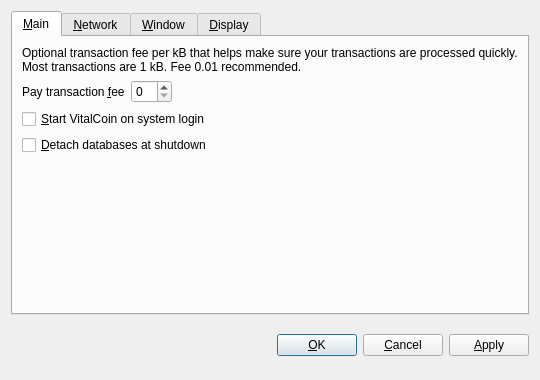
<?xml version="1.0" encoding="UTF-8"?>
<ui version="4.0">
 <class>OptionsDialog</class>
 <widget class="QDialog" name="OptionsDialog">
  <property name="geometry">
   <rect>
    <x>0</x>
    <y>0</y>
    <width>540</width>
    <height>380</height>
   </rect>
  </property>
  <property name="windowTitle">
   <string>Options</string>
  </property>
  <property name="modal">
   <bool>true</bool>
  </property>
  <layout class="QVBoxLayout" name="verticalLayout">
   <item>
    <widget class="QTabWidget" name="tabWidget">
     <property name="tabPosition">
      <enum>QTabWidget::North</enum>
     </property>
     <property name="currentIndex">
      <number>0</number>
     </property>
     <widget class="QWidget" name="tabMain">
      <attribute name="title">
       <string>&amp;Main</string>
      </attribute>
      <layout class="QVBoxLayout" name="verticalLayout_Main">
       <item>
        <widget class="QLabel" name="transactionFeeInfoLabel">
         <property name="text">
          <string>Optional transaction fee per kB that helps make sure your transactions are processed quickly. Most transactions are 1 kB. Fee 0.01 recommended.</string>
         </property>
         <property name="textFormat">
          <enum>Qt::PlainText</enum>
         </property>
         <property name="wordWrap">
          <bool>true</bool>
         </property>
        </widget>
       </item>
       <item>
        <layout class="QHBoxLayout" name="horizontalLayout_Main">
         <item>
          <widget class="QLabel" name="transactionFeeLabel">
           <property name="text">
            <string>Pay transaction &amp;fee</string>
           </property>
           <property name="textFormat">
            <enum>Qt::PlainText</enum>
           </property>
           <property name="buddy">
            <cstring>transactionFee</cstring>
           </property>
          </widget>
         </item>
         <item>
          <widget class="BitcoinAmountField" name="transactionFee"/>
         </item>
         <item>
          <spacer name="horizontalSpacer_Main">
           <property name="orientation">
            <enum>Qt::Horizontal</enum>
           </property>
           <property name="sizeHint" stdset="0">
            <size>
             <width>40</width>
             <height>20</height>
            </size>
           </property>
          </spacer>
         </item>
        </layout>
       </item>
       <item>
        <widget class="QCheckBox" name="bitcoinAtStartup">
         <property name="toolTip">
          <string>Automatically start VitalCoin after logging in to the system.</string>
         </property>
         <property name="text">
          <string>&amp;Start VitalCoin on system login</string>
         </property>
        </widget>
       </item>
       <item>
        <widget class="QCheckBox" name="detachDatabases">
         <property name="toolTip">
          <string>Detach block and address databases at shutdown. This means they can be moved to another data directory, but it slows down shutdown. The wallet is always detached.</string>
         </property>
         <property name="text">
          <string>&amp;Detach databases at shutdown</string>
         </property>
        </widget>
       </item>
       <item>
        <spacer name="verticalSpacer_Main">
         <property name="orientation">
          <enum>Qt::Vertical</enum>
         </property>
         <property name="sizeHint" stdset="0">
          <size>
           <width>20</width>
           <height>40</height>
          </size>
         </property>
        </spacer>
       </item>
      </layout>
     </widget>
     <widget class="QWidget" name="tabNetwork">
      <attribute name="title">
       <string>&amp;Network</string>
      </attribute>
      <layout class="QVBoxLayout" name="verticalLayout_Network">
       <item>
        <widget class="QCheckBox" name="mapPortUpnp">
         <property name="toolTip">
          <string>Automatically open the VitalCoin client port on the router. This only works when your router supports UPnP and it is enabled.</string>
         </property>
         <property name="text">
          <string>Map port using &amp;UPnP</string>
         </property>
        </widget>
       </item>
       <item>
        <widget class="QCheckBox" name="connectSocks">
         <property name="toolTip">
          <string>Connect to the VitalCoin network through a SOCKS proxy (e.g. when connecting through Tor).</string>
         </property>
         <property name="text">
          <string>&amp;Connect through SOCKS proxy:</string>
         </property>
        </widget>
       </item>
       <item>
        <layout class="QHBoxLayout" name="horizontalLayout_Network">
         <item>
          <widget class="QLabel" name="proxyIpLabel">
           <property name="text">
            <string>Proxy &amp;IP:</string>
           </property>
           <property name="textFormat">
            <enum>Qt::PlainText</enum>
           </property>
           <property name="buddy">
            <cstring>proxyIp</cstring>
           </property>
          </widget>
         </item>
         <item>
          <widget class="QValidatedLineEdit" name="proxyIp">
           <property name="maximumSize">
            <size>
             <width>140</width>
             <height>16777215</height>
            </size>
           </property>
           <property name="toolTip">
            <string>IP address of the proxy (e.g. 127.0.0.1)</string>
           </property>
          </widget>
         </item>
         <item>
          <widget class="QLabel" name="proxyPortLabel">
           <property name="text">
            <string>&amp;Port:</string>
           </property>
           <property name="textFormat">
            <enum>Qt::PlainText</enum>
           </property>
           <property name="buddy">
            <cstring>proxyPort</cstring>
           </property>
          </widget>
         </item>
         <item>
          <widget class="QLineEdit" name="proxyPort">
           <property name="maximumSize">
            <size>
             <width>55</width>
             <height>16777215</height>
            </size>
           </property>
           <property name="toolTip">
            <string>Port of the proxy (e.g. 9050)</string>
           </property>
          </widget>
         </item>
         <item>
          <widget class="QLabel" name="socksVersionLabel">
           <property name="text">
            <string>SOCKS &amp;Version:</string>
           </property>
           <property name="textFormat">
            <enum>Qt::PlainText</enum>
           </property>
           <property name="buddy">
            <cstring>socksVersion</cstring>
           </property>
          </widget>
         </item>
         <item>
          <widget class="QValueComboBox" name="socksVersion">
           <property name="toolTip">
            <string>SOCKS version of the proxy (e.g. 5)</string>
           </property>
          </widget>
         </item>
         <item>
          <spacer name="horizontalSpacer_Network">
           <property name="orientation">
            <enum>Qt::Horizontal</enum>
           </property>
           <property name="sizeHint" stdset="0">
            <size>
             <width>40</width>
             <height>20</height>
            </size>
           </property>
          </spacer>
         </item>
        </layout>
       </item>
       <item>
        <spacer name="verticalSpacer_Network">
         <property name="orientation">
          <enum>Qt::Vertical</enum>
         </property>
         <property name="sizeHint" stdset="0">
          <size>
           <width>20</width>
           <height>40</height>
          </size>
         </property>
        </spacer>
       </item>
      </layout>
     </widget>
     <widget class="QWidget" name="tabWindow">
      <attribute name="title">
       <string>&amp;Window</string>
      </attribute>
      <layout class="QVBoxLayout" name="verticalLayout_Window">
       <item>
        <widget class="QCheckBox" name="minimizeToTray">
         <property name="toolTip">
          <string>Show only a tray icon after minimizing the window.</string>
         </property>
         <property name="text">
          <string>&amp;Minimize to the tray instead of the taskbar</string>
         </property>
        </widget>
       </item>
       <item>
        <widget class="QCheckBox" name="minimizeOnClose">
         <property name="toolTip">
          <string>Minimize instead of exit the application when the window is closed. When this option is enabled, the application will be closed only after selecting Quit in the menu.</string>
         </property>
         <property name="text">
          <string>M&amp;inimize on close</string>
         </property>
        </widget>
       </item>
       <item>
        <spacer name="verticalSpacer_Window">
         <property name="orientation">
          <enum>Qt::Vertical</enum>
         </property>
         <property name="sizeHint" stdset="0">
          <size>
           <width>20</width>
           <height>40</height>
          </size>
         </property>
        </spacer>
       </item>
      </layout>
     </widget>
     <widget class="QWidget" name="tabDisplay">
      <attribute name="title">
       <string>&amp;Display</string>
      </attribute>
      <layout class="QVBoxLayout" name="verticalLayout_Display">
       <item>
        <layout class="QHBoxLayout" name="horizontalLayout_1_Display">
         <item>
          <widget class="QLabel" name="langLabel">
           <property name="text">
            <string>User Interface &amp;language:</string>
           </property>
           <property name="textFormat">
            <enum>Qt::PlainText</enum>
           </property>
           <property name="buddy">
            <cstring>lang</cstring>
           </property>
          </widget>
         </item>
         <item>
          <widget class="QValueComboBox" name="lang">
           <property name="toolTip">
            <string>The user interface language can be set here. This setting will take effect after restarting VitalCoin.</string>
           </property>
          </widget>
         </item>
        </layout>
       </item>
       <item>
        <layout class="QHBoxLayout" name="horizontalLayout_2_Display">
         <item>
          <widget class="QLabel" name="unitLabel">
           <property name="text">
            <string>&amp;Unit to show amounts in:</string>
           </property>
           <property name="textFormat">
            <enum>Qt::PlainText</enum>
           </property>
           <property name="buddy">
            <cstring>unit</cstring>
           </property>
          </widget>
         </item>
         <item>
          <widget class="QValueComboBox" name="unit">
           <property name="toolTip">
            <string>Choose the default subdivision unit to show in the interface and when sending coins.</string>
           </property>
          </widget>
         </item>
        </layout>
       </item>
       <item>
        <widget class="QCheckBox" name="displayAddresses">
         <property name="toolTip">
          <string>Whether to show VitalCoin addresses in the transaction list or not.</string>
         </property>
         <property name="text">
          <string>&amp;Display addresses in transaction list</string>
         </property>
        </widget>
       </item>
       <item>
        <widget class="QCheckBox" name="coinControlFeatures">
         <property name="toolTip">
          <string>Whether to show coin control features or not.</string>
         </property>
         <property name="text">
          <string>Display coin &amp;control features (experts only!)</string>
         </property>
        </widget>
       </item>
       <item>
        <spacer name="verticalSpacer_Display">
         <property name="orientation">
          <enum>Qt::Vertical</enum>
         </property>
         <property name="sizeHint" stdset="0">
          <size>
           <width>20</width>
           <height>40</height>
          </size>
         </property>
        </spacer>
       </item>
      </layout>
     </widget>
    </widget>
   </item>
   <item>
    <layout class="QHBoxLayout" name="horizontalLayout_Buttons">
     <item>
      <spacer name="horizontalSpacer_1">
       <property name="orientation">
        <enum>Qt::Horizontal</enum>
       </property>
       <property name="sizeHint" stdset="0">
        <size>
         <width>40</width>
         <height>48</height>
        </size>
       </property>
      </spacer>
     </item>
     <item>
      <widget class="QLabel" name="statusLabel">
       <property name="font">
        <font>
         <weight>75</weight>
         <bold>true</bold>
        </font>
       </property>
       <property name="text">
        <string/>
       </property>
       <property name="textFormat">
        <enum>Qt::PlainText</enum>
       </property>
       <property name="wordWrap">
        <bool>true</bool>
       </property>
      </widget>
     </item>
     <item>
      <spacer name="horizontalSpacer_2">
       <property name="orientation">
        <enum>Qt::Horizontal</enum>
       </property>
       <property name="sizeHint" stdset="0">
        <size>
         <width>40</width>
         <height>48</height>
        </size>
       </property>
      </spacer>
     </item>
     <item>
      <widget class="QPushButton" name="okButton">
       <property name="text">
        <string>&amp;OK</string>
       </property>
      </widget>
     </item>
     <item>
      <widget class="QPushButton" name="cancelButton">
       <property name="text">
        <string>&amp;Cancel</string>
       </property>
       <property name="autoDefault">
        <bool>false</bool>
       </property>
      </widget>
     </item>
     <item>
      <widget class="QPushButton" name="applyButton">
       <property name="text">
        <string>&amp;Apply</string>
       </property>
       <property name="autoDefault">
        <bool>false</bool>
       </property>
      </widget>
     </item>
    </layout>
   </item>
  </layout>
 </widget>
 <customwidgets>
  <customwidget>
   <class>BitcoinAmountField</class>
   <extends>QSpinBox</extends>
   <header>bitcoinamountfield.h</header>
  </customwidget>
  <customwidget>
   <class>QValueComboBox</class>
   <extends>QComboBox</extends>
   <header>qvaluecombobox.h</header>
  </customwidget>
  <customwidget>
   <class>QValidatedLineEdit</class>
   <extends>QLineEdit</extends>
   <header>qvalidatedlineedit.h</header>
  </customwidget>
 </customwidgets>
 <resources/>
 <connections/>
</ui>
